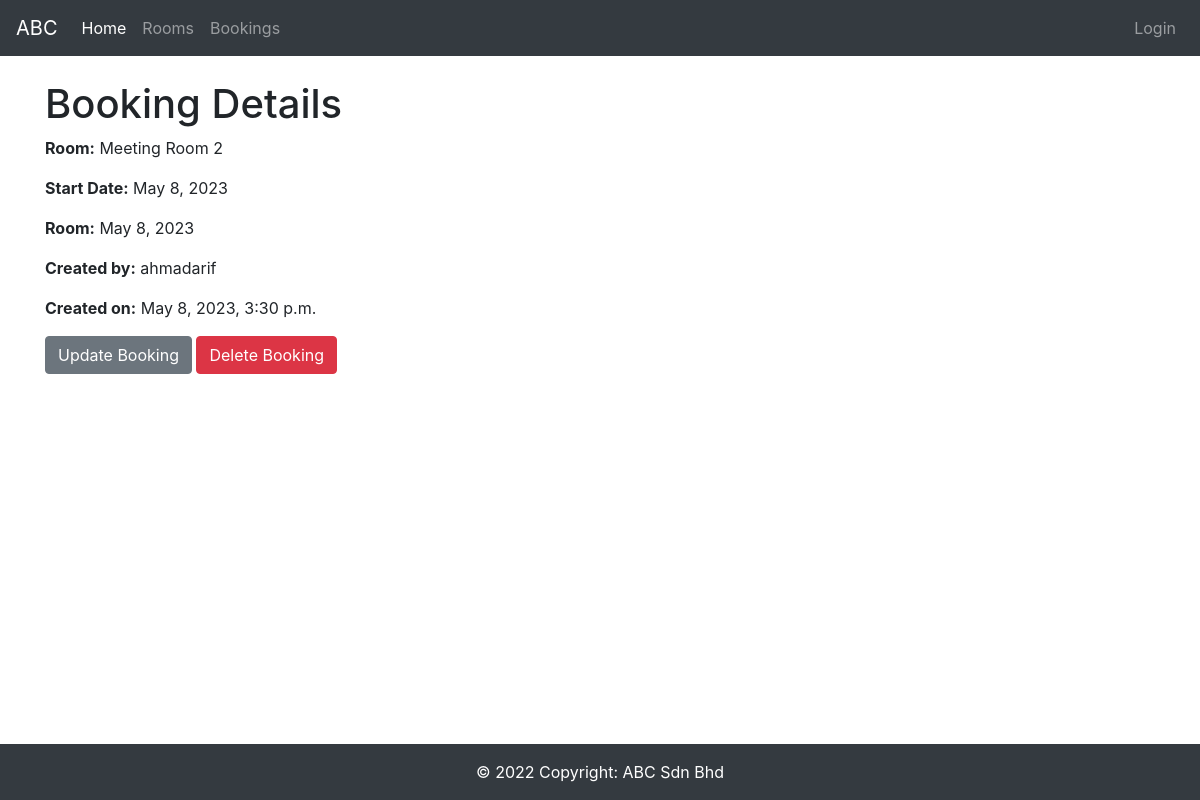
The app's page /roombooking/booking/39 with its own data.
### roombooking/models.py (models this page shows, shortened)
class Booking(models.Model):
    startdate = models.DateField()
    starttime = models.ForeignKey(StartTime, on_delete=models.PROTECT, null=True)
    enddate = models.DateField()
    endtime = models.ForeignKey(EndTime, on_delete=models.PROTECT, null=True)
    room = models.ForeignKey(Room, on_delete=models.CASCADE)
    organizer = models.ForeignKey(User, on_delete=models.CASCADE)
    dateadded = models.DateTimeField(auto_now_add=True)
    class Meta:
        ordering = ['-dateadded']
    def get_update_url(self):
        return reverse('booking-update', args=[str(self.id)])
    def get_delete_url(self):
        return reverse('booking-delete', args=[str(self.id)])

class Room(models.Model):
    name = models.CharField(max_length=255)
    room_pic = models.ImageField(upload_to="images/", null=True)
    dateadded = models.DateTimeField(auto_now_add=True)
    def __str__(self):
        return self.name

### roombooking/views.py (the view)
# urls.py: path('booking/<int:pk>', views.BookingDetailView.as_view(), name='booking-detail'),
class BookingDetailView(generic.DetailView):
    model = Booking

### roombooking/templates/roombooking/booking_detail.html
{% extends "base_generic.html" %}
{% block content %}
<div class="">
  <h1>Booking Details</h1>
  <p><strong>Room:</strong> {{ booking.room}}</p>
  <p><strong>Start Date:</strong> {{ booking.startdate}}</p>
  <p><strong>Room:</strong> {{ booking.enddate}}</p>
  <p><strong>Created by:</strong> {{ booking.organizer }}</p>
  <p><strong>Created on:</strong> {{ booking.dateadded }}</p>
  <a href="{{ booking.get_update_url }}"><button class="btn btn-secondary">Update Booking</button></a>
  <a href="{{ booking.get_delete_url }}"><button class="btn btn-danger">Delete Booking</button></a>
</div>
{% endblock %}

### records on screen
Booking: room "Meeting Room 2", startdate "May 8, 2023", enddate "May 8, 2023", organizer "ahmadarif", dateadded "May 8, 2023, 3:30 p.m."
